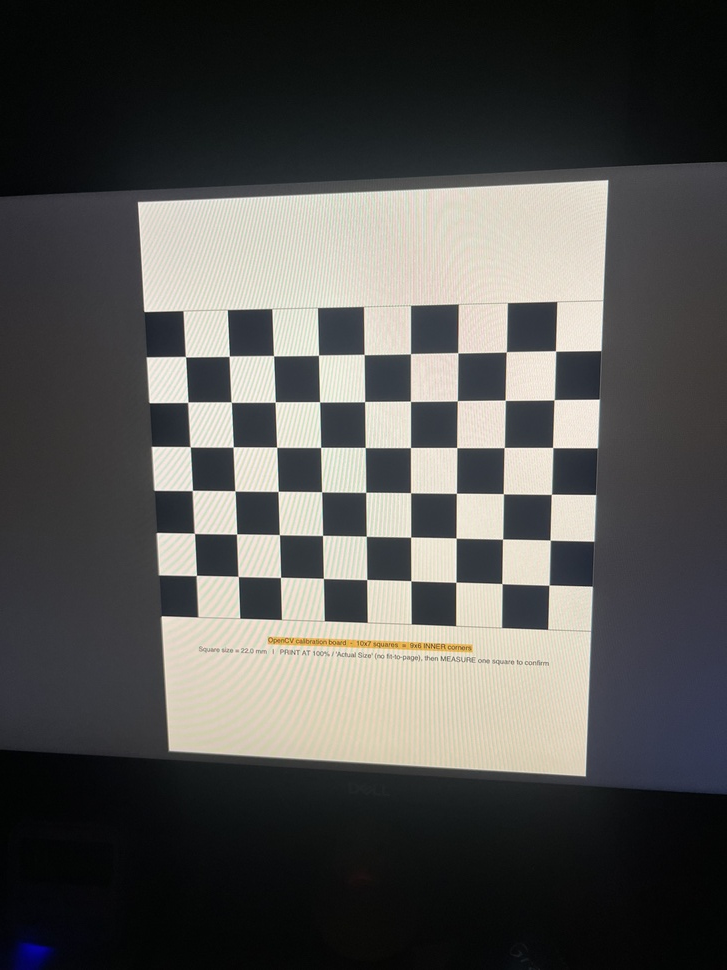
#> input picture data/calibration_images/IMG_1533.jpg, 727 x 970 px, shrunk from 3024 x 4032 before the run
$ python calibrate.py --images ../data/calibration_images
#> lines starting #> are read from the running program, lines starting #| are printed output that depends on the picture
"""
calibrate.py -- Step 1, camera calibration.

Standalone command-line version of the Step 1 tab in the app. Point it at a
folder of chessboard photos and it hands back the intrinsic matrix K and the
distortion coefficients.

Usage:
    python calibrate.py --images ../data/calibration_images \
                        --rows 6 --cols 9 --square 30.0 \
                        --out ../calibration/camera_params.npz

--rows/--cols are INNER corners, not squares -- a 10x7-square printed board
has 9x6 inner corners, which is what OpenCV actually detects. --square is the
real side length of one square in mm; whatever units you use here is what Z
has to be in later, since that's what ties pixels back to real distance.

Aim for reprojection error under ~0.5 px. If a lot of images get skipped,
it's almost always the photos themselves -- moire from photographing a
screen instead of a printed board, or the board too small/blurry in frame.
"""
import argparse
import glob
import os
import numpy as np
import cv2


def main():
    ap = argparse.ArgumentParser()
    ap.add_argument('--images', required=True)
    ap.add_argument('--rows', type=int, default=6, help='inner corners (short side)')
    ap.add_argument('--cols', type=int, default=9, help='inner corners (long side)')
    ap.add_argument('--square', type=float, default=30.0, help='square size in mm')
    ap.add_argument('--out', default='../calibration/camera_params.npz')
    args = ap.parse_args()

    pattern = (args.cols, args.rows)

    # 3D coordinates of the board corners in the board's own frame:
    # (0,0,0), (1,0,0), (2,0,0)... then scaled by the real square size.
    objp = np.zeros((args.rows * args.cols, 3), np.float32)
    objp[:, :2] = np.mgrid[0:args.cols, 0:args.rows].T.reshape(-1, 2)
    objp *= args.square

    objpoints, imgpoints = [], []
    files = sorted(glob.glob(os.path.join(args.images, '*')))
    if not files:
        raise SystemExit(f'No images found in {args.images}')

    criteria = (cv2.TERM_CRITERIA_EPS + cv2.TERM_CRITERIA_MAX_ITER, 30, 0.001)
    img_size = None
    used = 0

    for f in files:
        img = cv2.imread(f)
#> img is the input picture: shape (970, 727, 3); mean B, G, R 81.5, 84, 84.7
        if img is None:
            continue
        gray = cv2.cvtColor(img, cv2.COLOR_BGR2GRAY)
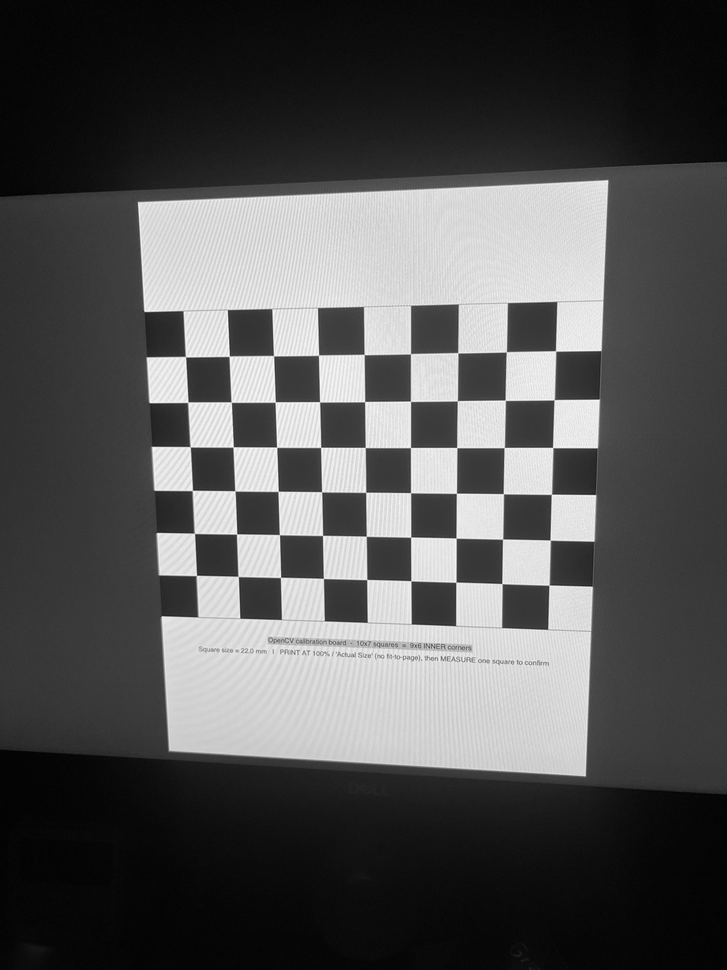
#> gray: shape (970, 727); min 1, max 255, mean 83.9
        img_size = gray.shape[::-1]  # (width, height)
#> img_size = (727, 970)
        ok, corners = cv2.findChessboardCorners(gray, pattern, None)
#> ok = True; corners = 54 rows, first 8: [185.5, 356.7], [229.2, 356.2], [273.6, 355.7], [318.6, 355.2], [364, 354.3], [410.5, 353.9], [458.1, 352.9], [506, 352.2]
        if ok:
            corners = cv2.cornerSubPix(gray, corners, (11, 11), (-1, -1), criteria)
#> corners = 54 rows, first 8: [185.5, 356.7], [229.2, 356.2], [273.5, 355.7], [318.5, 355.2], [364.2, 354.5], [410.5, 353.7], [457.8, 352.8], [506.3, 351.8]
            objpoints.append(objp)
            imgpoints.append(corners)
            used += 1
            print(f'[OK]   {os.path.basename(f)}')
        else:
            print(f'[SKIP] {os.path.basename(f)} (corners not found)')

    if used < 5:
#> (the run stopped early here; a loop or call above may not have finished)
